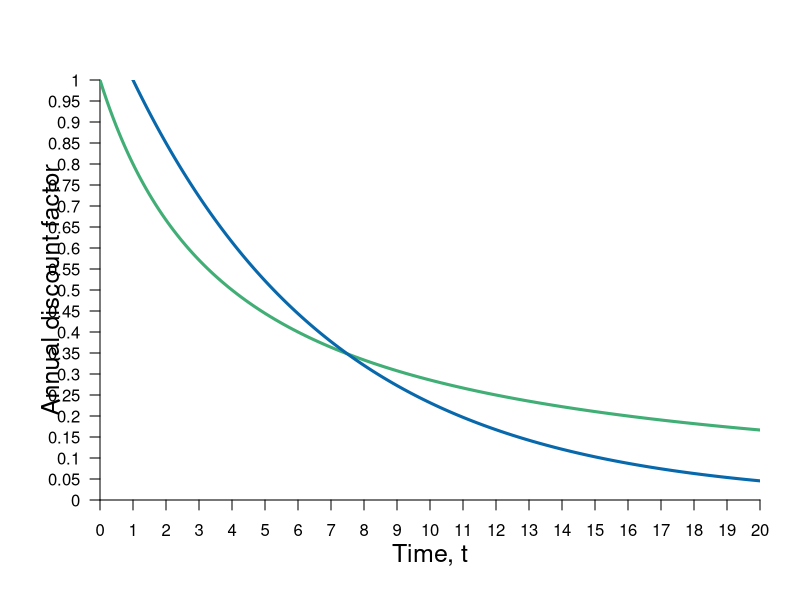

Write the R code that produced this figure.
require(ggplot2)
require(shape)
pdf(file = "risk/discount_factor.pdf", width = 9, height = 7)

#Set parameters for graphics
axislabelsize <- 1.5
labelsize <- 1.2
graphlinewidth <- 3
segmentlinewidth <- 2
a <- c(2, 4, 6)


COL <- c("#7fc97f", "#beaed4", "#fdc086", "#ffff99", "#386cb0", "#f0027f", "#bf5b17", "#666666")
COLA <- c("#e0f3db", "#99d8c9","#66c2a4","#41ae76", "#238b45", "#005824")
COLB <- c("#c6dbef", "#4eb3d3", "#2b8cbe", "#0868ac","#084081")
COLC <- c("#fcfbfd", "#efedf5", "#dadaeb", "#bcbddc", "#9e9ac8", "#807dba", "#6a51a3", "#54278f", "#3f007d")

par(mar =  c(5, 5, 4, 2))
xlims <- c(0, 20)
ylims <- c(0, 1)

hyperbolic <- function(t, alpha = 0.25){
1 / (1 + alpha * t)  
}


exponential <- function(t, delta = 0.85){
  delta^{t - 1}
}


#Plot command 
plot(0, 0, xlim = xlims, ylim = ylims, 
     type = "n",
     xlab = expression(paste("")),
     ylab = expression(paste("")), 
     axes = FALSE,
     # xlab = expression(paste("Bob's Payoff, ", u^B)),
     # ylab = expression(paste("Alfredo's Payoff, ", u^A)),
     #xaxt = "n", 
     #yaxt = "n", 
     cex.lab = axislabelsize, 
     bty = "n", 
     xaxs="i", 
     yaxs="i"
)


#Customize ticks and labels for the plot
ticksy <- seq(ylims[1], ylims[2], 0.05)
ylabels <- seq(ylims[1], ylims[2], 0.05)
ticksx <- seq(xlims[1], xlims[2], 1)
xlabels <- seq(xlims[1], xlims[2], 1)
# ticksy <- c(0,  2, 5.6, 9, riskreturn(g = 5.6), riskreturn(g = 12) ,ylims[2])
# ylabels <- c(NA, expression(paste(c[1])), expression(paste(c[2])), expression(paste(c[3])), expression(paste(omega[i])), expression(paste(bar(omega) )), NA)
# ticksx <- c(0, 5.6, 12, xlims[2])
# xlabels <- c(NA, expression(paste(Delta[i])), expression(paste(Delta[bar(omega) ])), NA)

axis(1, at = ticksx, pos = 0, labels = xlabels)
axis(2, at = ticksy, pos = 0, labels = ylabels, las = 1)

mtext(expression(paste("Time, t")), side = 1, line = 2.5, cex = axislabelsize)
text(xlims[1] - 1.5, ylims[2] - 0.5*(ylims[2] - ylims[1]), expression(paste("Annual discount factor")), xpd = TRUE, cex = axislabelsize, srt = 90) 

npts <- 500 
xx1 <- seq(xlims[1], xlims[2], length.out = npts)
lines(xx1, hyperbolic(xx1), col = COLA[4], lwd = graphlinewidth, lty = 1)
lines(xx1, exponential(xx1), col = COLB[4], lwd = graphlinewidth, lty = 1)
#lines(xx1, indiffA(xx1, intercept = 5.6), col = COLB[4], lwd = graphlinewidth, lty = 1)
#lines(xx1, indiffA(xx1, intercept = 9), col = COLB[4], lwd = graphlinewidth, lty = 1)
# 
# 
# #Add points a, b, c and c
# segments(5.6, 0, 5.6, riskreturn(g = 5.6), lty = 2, col = "gray", lwd = segmentlinewidth)
# segments(0, riskreturn(g = 5.6), 5.6, riskreturn(g = 5.6), lty = 2, col = "gray", lwd = segmentlinewidth)
# points(5.6, riskreturn(g = 5.6), pch = 16, col = "black", cex = 1.5)
# text(5.6 + 0.25, riskreturn(g = 5.6) - 0.3, expression(i), cex = labelsize)
# 
# 
# segments(12, 0, 12, riskreturn(g = 12) , lty = 2, col = "gray", lwd = segmentlinewidth)
# segments(0, riskreturn(g = 12) , 12, riskreturn(g = 12) , lty = 2, col = "gray", lwd = segmentlinewidth)
# points(12, riskreturn(g = 12) , pch = 16, col = "black", cex = 1.5)
# text(12 + 0.25, riskreturn(g = 12) - 0.3, expression(d), cex = labelsize)
# 
# 
# points(1.8, riskreturn(g = 1.8) , pch = 16, col = "black", cex = 1.5)
# text(1.8 + 0.25, riskreturn(g = 1.8) - 0.3, expression(a), cex = labelsize)
# 
# 
# points(9.5, riskreturn(g = 9.5) , pch = 16, col = "black", cex = 1.5)
# text(9.5 + 0.25, riskreturn(g = 9.5) - 0.3, expression(b), cex = labelsize)
# 
# 
# #Label risk return schedule
# text(14, 12.7, expression(paste(omega == g(Delta))), cex = labelsize)
# 
# #Label value functions
# text(10.6, 17, expression(u[1]), cex = labelsize)
# text(9.1, 17, expression(u[2]), cex = labelsize)
# text(7.5, 17, expression(u[3]), cex = labelsize)
# 

dev.off()
